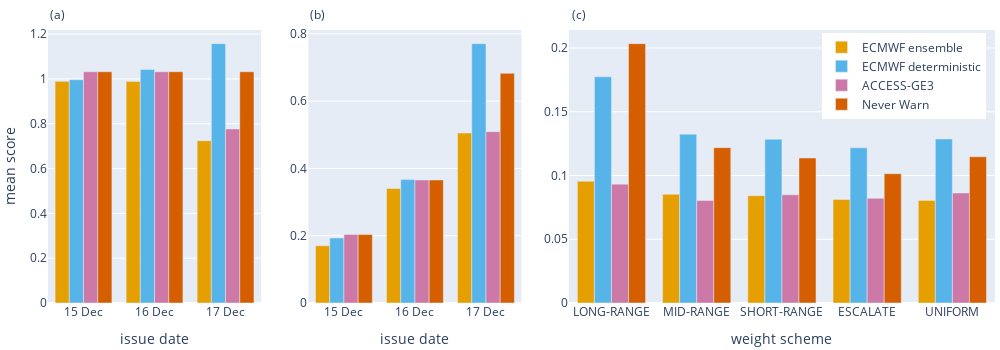

The notebook cell saved with this chart:
### Code cell
# Plot of mean scores in Section 4 of the paper

LEAD_DAY = 0  # lead day for weight scheme comparison in plot (c)

# Labels for the plot
issue_dates = ['15 Dec', '16 Dec', '17 Dec']
names_list = ['ECMWF ensemble', 'ECMWF deterministic', 'ACCESS-GE3', 'Never Warn']
colours_list = ["#E69F00", "#56B4E9", "#CC79A7", "#D55E00"]
weights = ['LONG-RANGE', 'MID-RANGE', 'SHORT-RANGE', 'ESCALATE', 'UNIFORM']

# uniform weights for plot (a)
wt_sequence0 = wt_uniform.copy()

# non-normalised weights for warning sequence in plot (b)
wt_sequence1 = xr.concat([
    wt_longrange.assign_coords(lead_day=2).expand_dims('lead_day'),
    wt_midrange.assign_coords(lead_day=1).expand_dims('lead_day'),
    wt_shortrange.assign_coords(lead_day=0).expand_dims('lead_day'),
], 'lead_day')

# normalised weights for lead day 0 in plot (c)
wt_sequence2 = xr.concat([
    wt_longrange.assign_coords(weight='watch').expand_dims('weight'),
    wt_midrange.assign_coords(weight='warning1').expand_dims('weight'),
    wt_shortrange.assign_coords(weight='warning0').expand_dims('weight'),
    wt_escalate.assign_coords(weight='escalate').expand_dims('weight'),
    wt_uniform.assign_coords(weight='all').expand_dims('weight'),
], 'weight')
# normalisation step
wt_sequence2 = wt_sequence2 / wt_sequence2.sum(['prob_threshold', 'sev_threshold'])

# scoring functions for each of the plots
def _scfunc0(fcst):
    """
    Risk matrix score with uniform weights (plot a)
    """
    result = mf.risk_matrix_score(
        fcst.sel(lead_day=slice(0,2)), 
        binary_obs, 
        wt_sequence0, 
        PROB_THRESHOLDS, 
        'sev_threshold'
    )
    return result

def _scfunc1(fcst):
    """
    Warning score for warning sequence (plot b)
    """
    result = mf.risk_matrix_score(
        fcst.sel(lead_day=slice(0,2)), 
        binary_obs, 
        wt_sequence1, 
        PROB_THRESHOLDS, 
        'sev_threshold'
    )
    return result

def _scfunc2(fcst):
    """
    Risk matrix scores using different weight schemes (plot b)
    """
    result = mf.risk_matrix_score(
        fcst.sel(lead_day=LEAD_DAY), 
        binary_obs, 
        wt_sequence2, 
        PROB_THRESHOLDS, 
        'sev_threshold'
    )
    return result

# get the mean scores
fcst_list = [poe_ecens, poe_ecdet, poe_acens, poe_nil]

scores0 = [_scfunc0(fcst) for fcst in fcst_list]
scores0 = [x.mean('station_number') for x in scores0]

scores1 = [_scfunc1(fcst) for fcst in fcst_list]
scores1 = [x.mean('station_number') for x in scores1]

scores2 = [_scfunc2(fcst) for fcst in fcst_list]
scores2 = [x.mean('station_number') for x in scores2]

################
# make the plot
fig = make_subplots(rows=1, cols=3, column_widths=[0.25, 0.25, 0.5], horizontal_spacing=0.05)

# values in plot (a)
for yvals, name, color in zip(scores0, names_list, colours_list):
        
        fig.add_trace(go.Bar(
            x=issue_dates,
            y=np.flip(yvals.values.flatten()),
            name=name,
            showlegend=False,
            marker_color=color
        ), row=1, col=1)

# values in plot (b)
for yvals, name, color in zip(scores1, names_list, colours_list):
        
        fig.add_trace(go.Bar(
            x=issue_dates,
            y=np.flip(yvals.values.flatten()),
            name=name,
            marker_color=color
        ), row=1, col=2)

# values in plot (c)
for yvals, name, color in zip(scores2, names_list, colours_list):
        
        fig.add_trace(go.Bar(
            x=weights,
            y=yvals.values.flatten(),
            name=name,
            marker_color=color,
            showlegend=False
        ), row=1, col=3)


# Update xaxis properties
fig.update_xaxes(title_text="issue date", row=1, col=1)
fig.update_xaxes(title_text="issue date", row=1, col=2)
fig.update_xaxes(title_text="weight scheme", row=1, col=3)

fig.update_yaxes(title_text="mean score", row=1, col=1)

# update layour
fig.update_layout(
    autosize=False,
    width=1000,
    height=350,
)

fig.update_layout(legend=dict(
    orientation="v",
    yanchor="top",
    y=.99,
    xanchor="right",  # changed
    x=.99
))

fig.update_layout(
    margin=dict(l=5, r=5, t=30, b=5),
)

# add subplot labels
fig.add_annotation(xref='paper', yref='paper',
                   x=.02, y=1.02,
                   xanchor='right', yanchor='bottom',
                   text='(a)', showarrow=False,)

fig.add_annotation(xref='paper', yref='paper',
                   x=.295, y=1.02,
                   xanchor='right', yanchor='bottom',
                   text='(b)', showarrow=False,)

fig.add_annotation(xref='paper', yref='paper',
                   x=.57, y=1.02,
                   xanchor='right', yanchor='bottom',
                   text='(c)', showarrow=False,)

fig.show()

### Figure 1 — Plotly figure (JSON) as saved in the notebook; plotly's stock layout.template omitted (floating-point values rounded to 4 significant figures)
{"data": [{"marker": {"color": "#E69F00"}, "name": "ECMWF ensemble", "showlegend": false, "type": "bar", "x": ["15 Dec", "16 Dec", "17 Dec"], "xaxis": "x", "y": [0.9893, 0.9887, 0.7243], "yaxis": "y"}, {"marker": {"color": "#56B4E9"}, "name": "ECMWF deterministic", "showlegend": false, "type": "bar", "x": ["15 Dec", "16 Dec", "17 Dec"], "xaxis": "x", "y": [0.9966, 1.042, 1.158], "yaxis": "y"}, {"marker": {"color": "#CC79A7"}, "name": "ACCESS-GE3", "showlegend": false, "type": "bar", "x": ["15 Dec", "16 Dec", "17 Dec"], "xaxis": "x", "y": [1.032, 1.032, 0.7768], "yaxis": "y"}, {"marker": {"color": "#D55E00"}, "name": "Never Warn", "showlegend": false, "type": "bar", "x": ["15 Dec", "16 Dec", "17 Dec"], "xaxis": "x", "y": [1.032, 1.032, 1.032], "yaxis": "y"}, {"marker": {"color": "#E69F00"}, "name": "ECMWF ensemble", "type": "bar", "x": ["15 Dec", "16 Dec", "17 Dec"], "xaxis": "x2", "y": [0.1701, 0.3401, 0.5051], "yaxis": "y2"}, {"marker": {"color": "#56B4E9"}, "name": "ECMWF deterministic", "type": "bar", "x": ["15 Dec", "16 Dec", "17 Dec"], "xaxis": "x2", "y": [0.1932, 0.3667, 0.7706], "yaxis": "y2"}, {"marker": {"color": "#CC79A7"}, "name": "ACCESS-GE3", "type": "bar", "x": ["15 Dec", "16 Dec", "17 Dec"], "xaxis": "x2", "y": [0.2034, 0.3655, 0.509], "yaxis": "y2"}, {"marker": {"color": "#D55E00"}, "name": "Never Warn", "type": "bar", "x": ["15 Dec", "16 Dec", "17 Dec"], "xaxis": "x2", "y": [0.2034, 0.3655, 0.6825], "yaxis": "y2"}, {"marker": {"color": "#E69F00"}, "name": "ECMWF ensemble", "showlegend": false, "type": "bar", "x": ["LONG-RANGE", "MID-RANGE", "SHORT-RANGE", "ESCALATE", "UNIFORM"], "xaxis": "x3", "y": [0.09548, 0.08531, 0.08418, 0.08123, 0.08048], "yaxis": "y3"}, {"marker": {"color": "#56B4E9"}, "name": "ECMWF deterministic", "showlegend": false, "type": "bar", "x": ["LONG-RANGE", "MID-RANGE", "SHORT-RANGE", "ESCALATE", "UNIFORM"], "xaxis": "x3", "y": [0.1774, 0.1324, 0.1284, 0.1217, 0.1286], "yaxis": "y3"}, {"marker": {"color": "#CC79A7"}, "name": "ACCESS-GE3", "showlegend": false, "type": "bar", "x": ["LONG-RANGE", "MID-RANGE", "SHORT-RANGE", "ESCALATE", "UNIFORM"], "xaxis": "x3", "y": [0.09322, 0.08041, 0.08484, 0.08214, 0.08632], "yaxis": "y3"}, {"marker": {"color": "#D55E00"}, "name": "Never Warn", "showlegend": false, "type": "bar", "x": ["LONG-RANGE", "MID-RANGE", "SHORT-RANGE", "ESCALATE", "UNIFORM"], "xaxis": "x3", "y": [0.2034, 0.1218, 0.1137, 0.1014, 0.1147], "yaxis": "y3"}], "layout": {"annotations": [{"showarrow": false, "text": "(a)", "x": 0.02, "xanchor": "right", "xref": "paper", "y": 1.02, "yanchor": "bottom", "yref": "paper"}, {"showarrow": false, "text": "(b)", "x": 0.295, "xanchor": "right", "xref": "paper", "y": 1.02, "yanchor": "bottom", "yref": "paper"}, {"showarrow": false, "text": "(c)", "x": 0.57, "xanchor": "right", "xref": "paper", "y": 1.02, "yanchor": "bottom", "yref": "paper"}], "autosize": false, "height": 350, "legend": {"orientation": "v", "x": 0.99, "xanchor": "right", "y": 0.99, "yanchor": "top"}, "margin": {"b": 5, "l": 5, "r": 5, "t": 30}, "width": 1000, "xaxis": {"anchor": "y", "autorange": true, "domain": [0, 0.225], "range": [-0.5, 2.5], "title": {"text": "issue date"}, "type": "category"}, "xaxis2": {"anchor": "y2", "autorange": true, "domain": [0.275, 0.5], "range": [-0.5, 2.5], "title": {"text": "issue date"}, "type": "category"}, "xaxis3": {"anchor": "y3", "autorange": true, "domain": [0.55, 1], "range": [-0.5, 4.5], "title": {"text": "weight scheme"}, "type": "category"}, "yaxis": {"anchor": "x", "autorange": true, "domain": [0, 1], "range": [0, 1.219], "title": {"text": "mean score"}, "type": "linear"}, "yaxis2": {"anchor": "x2", "autorange": true, "domain": [0, 1], "range": [0, 0.8112], "type": "linear"}, "yaxis3": {"anchor": "x3", "autorange": true, "domain": [0, 1], "range": [0, 0.2141], "type": "linear"}}}
